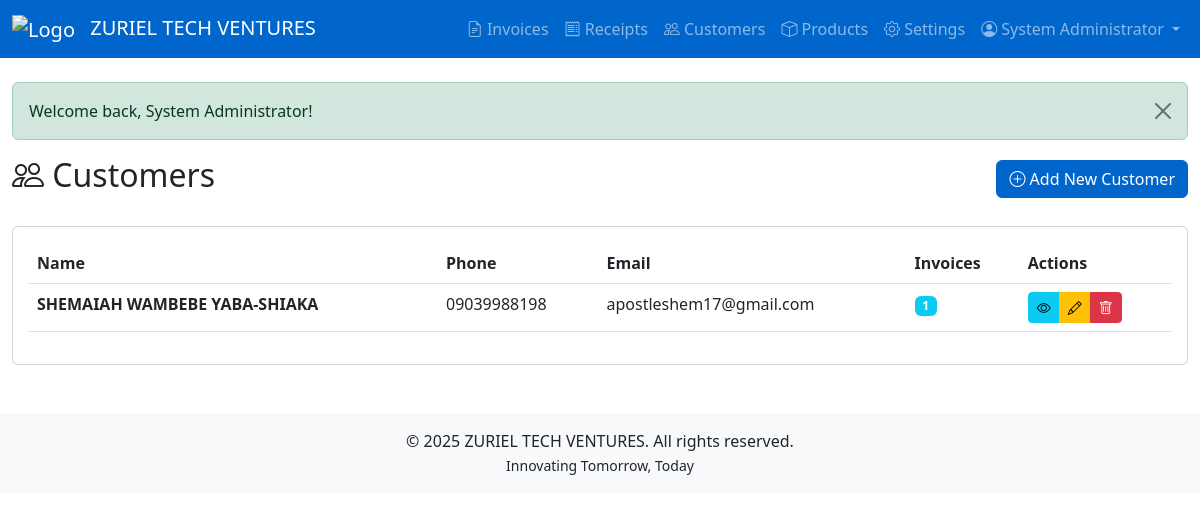
The page /customers (signed in) on the database its author committed.
### tables this page shows
CREATE TABLE `customers` (
  `id` int(11) NOT NULL,
  `name` varchar(255) NOT NULL,
  `address` text DEFAULT NULL,
  `phone` varchar(50) DEFAULT NULL,
  `email` varchar(255) DEFAULT NULL,
  `created_at` timestamp NOT NULL DEFAULT current_timestamp(),
  `updated_at` timestamp NOT NULL DEFAULT current_timestamp() ON UPDATE current_timestamp()
);

### app/controllers/CustomerController.php (called while the page is built, shortened)
<?php
require_once __DIR__ . '/../models/Customer.php';
class CustomerController extends ProtectedController {
    private $customerModel;
    public function __construct($db) {
        $this->customerModel = new Customer($db);
    }
    public function index() {
        $customers = $this->customerModel->getWithInvoiceCount();
        $this->view('customers/index', [
            'customers' => $customers,
            'flash' => $this->getFlash()
        ]);
    }
}
?>

### config/config.php (called while the page is built, shortened)
<?php
class Config {
public static function url($path = '') {
    $scriptPath = str_replace('\\', '/', dirname($_SERVER['SCRIPT_NAME']));
    $basePath = str_replace('/public', '', $scriptPath);
    $path = ltrim($path, '/');
    return $basePath . ($path ? '/' . $path : '');
}
}
?>

### app/models/model.php (called while the page is built, shortened)
<?php
class Model {
    public function __construct($db) {
        $this->db = $db;
    }
}
?>

### app/models/customer.php (called while the page is built, shortened)
<?php
require_once __DIR__ . '/Model.php';
class Customer extends Model {
    public function getWithInvoiceCount() {
        $sql = "
            SELECT c.*, COUNT(i.id) as invoice_count
            FROM customers c
            LEFT JOIN invoices i ON c.id = i.customer_id
            GROUP BY c.id
            ORDER BY c.created_at DESC
        ";
        $stmt = $this->db->query($sql);
        return $stmt->fetchAll();
    }
}
?>

### app/views/customers/index.php (the view)
<?php require_once __DIR__ . '/../layouts/header.php'; ?>
<div class="row">
    <div class="col-12">
        <div class="d-flex justify-content-between align-items-center mb-4">
            <h2><i class="bi bi-people"></i> Customers</h2>
            <a href="<?php echo Config::url('customers/create'); ?>" class="btn btn-primary">
                <i class="bi bi-plus-circle"></i> Add New Customer
            </a>
        </div>
        <div class="card">
            <div class="card-body">
                <?php if (empty($customers)): ?>
                    <div class="alert alert-info">
                        <i class="bi bi-info-circle"></i> No customers found. <a href="<?php echo Config::url('customers/create'); ?>">Add your first customer</a>
                    </div>
                <?php else: ?>
                    <div class="table-responsive">
                        <table class="table table-hover">
                            <thead>
                                <tr>
                                    <th>Name</th>
                                    <th>Phone</th>
                                    <th>Email</th>
                                    <th>Invoices</th>
                                    <th>Actions</th>
                                </tr>
                            </thead>
                            <tbody>
                                <?php foreach ($customers as $customer): ?>
                                    <tr>
                                        <td><strong><?php echo htmlspecialchars($customer['name']); ?></strong></td>
                                        <td><?php echo htmlspecialchars($customer['phone'] ?? '-'); ?></td>
                                        <td><?php echo htmlspecialchars($customer['email'] ?? '-'); ?></td>
                                        <td>
                                            <span class="badge bg-info"><?php echo $customer['invoice_count'] ?? 0; ?></span>
                                        </td>
                                        <td>
                                            <div class="btn-group btn-group-sm">
                                                <a href="<?php echo Config::url('customers/view/' . $customer['id']); ?>"
                                                   class="btn btn-info" title="View">
                                                    <i class="bi bi-eye"></i>
                                                </a>
                                                <a href="<?php echo Config::url('customers/edit/' . $customer['id']); ?>"
                                                   class="btn btn-warning" title="Edit">
                                                    <i class="bi bi-pencil"></i>
                                                </a>
                                                <a href="<?php echo Config::url('customers/delete/' . $customer['id']); ?>"
                                                   class="btn btn-danger" title="Delete"
                                                   onclick="return confirm('Delete this customer?')">
                                                    <i class="bi bi-trash"></i>
                                                </a>
                                            </div>
                                        </td>
                                    </tr>
                                <?php endforeach; ?>
                            </tbody>
                        </table>
                    </div>
                <?php endif; ?>
            </div>
        </div>
    </div>
</div>
<?php require_once __DIR__ . '/../layouts/footer.php'; ?>

### rows shown on the page
customers: name "SHEMAIAH WAMBEBE YABA-SHIAKA", phone "09039988198", email "apostleshem17@gmail.com", invoice_count "1"

### other values the page prints
Config::get('COMPANY_NAME') "ZURIEL TECH VENTURES"
$_SESSION['full_name'] "System Administrator"
$flash['message'] "Welcome back, System Administrator!"
Config::get('COMPANY_TAGLINE') "Innovating Tomorrow, Today"
